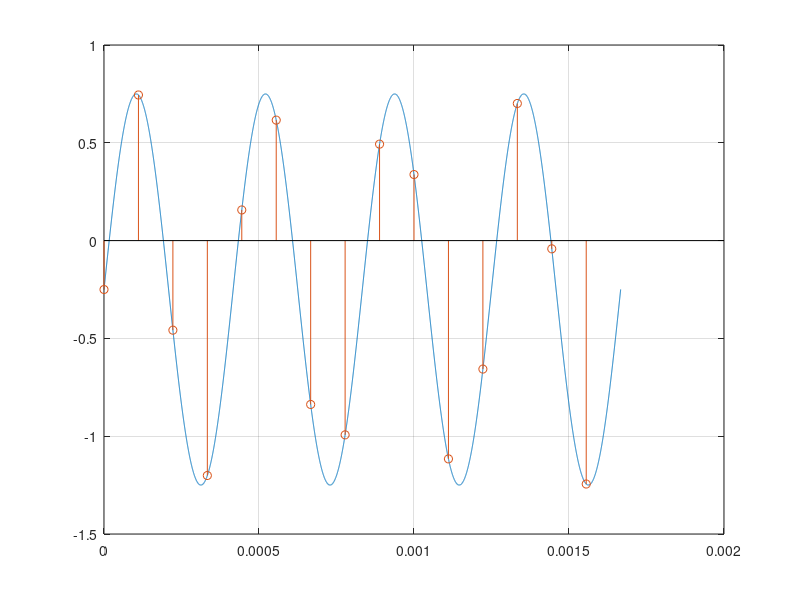

Write MATLAB code to recreate this figure.
clc; clear; close all;

f0=2400;    fs=9000;    N=15;
dt=1/fs;    td=dt*(N-1);
t=linspace(0,N/fs,10000);
n=0:N-1;
ts=n/fs;

s=-0.25+sin(2*pi*f0*t);
sp=-0.25+sin(2*pi*f0*ts);

figure(1)
    plot(t,s); grid on; hold on;
    stem(ts, sp);
